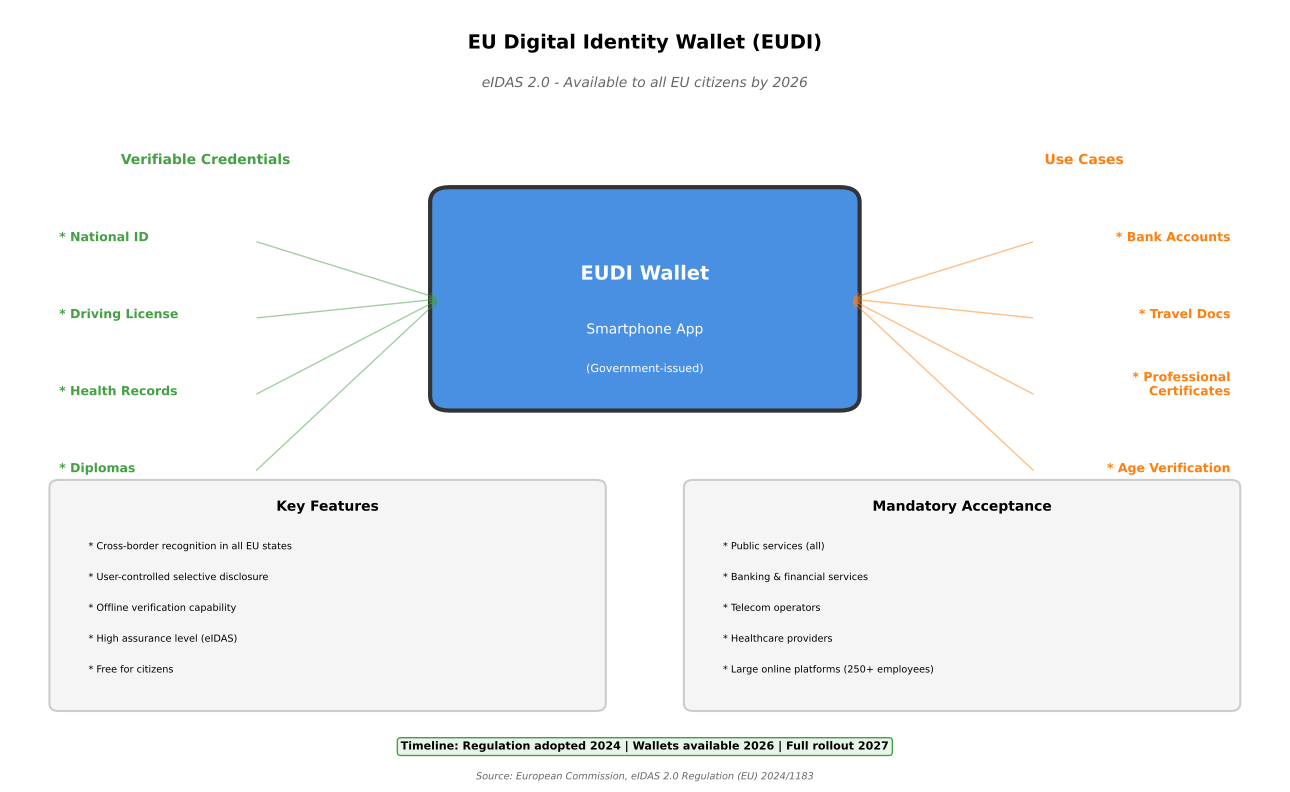

Write the Python code that produced this figure.
"""
EU Digital Identity Wallet (EUDI)
Shows the upcoming EU-wide digital identity wallet

Output: eu_digital_wallet.pdf
Module: module_01_fintech
Lesson: 6 - Digital Identity
"""

from pathlib import Path
import matplotlib.pyplot as plt
import matplotlib.patches as mpatches
import numpy as np

CHART_METADATA = {
    'title': 'EU Digital Identity Wallet',
    'module': 'module_01_fintech',
    'lesson': 6,
    'url': 'https://github.com/Digital-AI-Finance/digital-finance/tree/main/module_01_fintech/figures/eu_digital_wallet'
}

plt.rcParams.update({
    'font.size': 10,
    'axes.labelsize': 10,
})

def create_chart():
    """Create EU Digital Wallet diagram"""
    fig, ax = plt.subplots(figsize=(13, 8))
    ax.set_xlim(0, 13)
    ax.set_ylim(0, 10)
    ax.axis('off')

    # Title
    ax.text(6.5, 9.5, 'EU Digital Identity Wallet (EUDI)', fontsize=14, fontweight='bold', ha='center')
    ax.text(6.5, 9, 'eIDAS 2.0 - Available to all EU citizens by 2026', fontsize=10, ha='center',
           style='italic', color='#666666')

    # Central wallet icon
    wallet = mpatches.FancyBboxPatch((4.5, 5), 4, 2.5, boxstyle='round,pad=0.2',
                                      facecolor='#4A90E2', edgecolor='#333333', lw=3)
    ax.add_patch(wallet)
    ax.text(6.5, 6.5, 'EUDI Wallet', ha='center', fontsize=14, fontweight='bold', color='white')
    ax.text(6.5, 5.8, 'Smartphone App', ha='center', fontsize=10, color='white')
    ax.text(6.5, 5.3, '(Government-issued)', ha='center', fontsize=8, color='white')

    # Credentials that can be stored
    credentials = [
        ('National ID', 0.5, 7),
        ('Driving License', 0.5, 6),
        ('Health Records', 0.5, 5),
        ('Diplomas', 0.5, 4),
        ('Bank Accounts', 12.5, 7),
        ('Travel Docs', 12.5, 6),
        ('Professional\nCertificates', 12.5, 5),
        ('Age Verification', 12.5, 4),
    ]

    for cred, x, y in credentials:
        ha = 'left' if x < 6 else 'right'
        color = '#44A044' if x < 6 else '#FF7F0E'
        ax.text(x, y, f'* {cred}', ha=ha, fontsize=9, color=color, fontweight='bold')
        # Arrow to wallet
        if x < 6:
            ax.annotate('', xy=(4.4, 6.25), xytext=(2.5, y),
                       arrowprops=dict(arrowstyle='->', color=color, lw=1, alpha=0.5))
        else:
            ax.annotate('', xy=(8.6, 6.25), xytext=(10.5, y),
                       arrowprops=dict(arrowstyle='->', color=color, lw=1, alpha=0.5))

    ax.text(2, 8, 'Verifiable Credentials', ha='center', fontsize=10, fontweight='bold', color='#44A044')
    ax.text(11, 8, 'Use Cases', ha='center', fontsize=10, fontweight='bold', color='#FF7F0E')

    # Key features
    features = mpatches.FancyBboxPatch((0.5, 1), 5.5, 2.8, boxstyle='round,pad=0.1',
                                        facecolor='#F5F5F5', edgecolor='#CCCCCC', lw=1.5)
    ax.add_patch(features)
    ax.text(3.25, 3.5, 'Key Features', ha='center', fontsize=10, fontweight='bold')

    feature_list = [
        'Cross-border recognition in all EU states',
        'User-controlled selective disclosure',
        'Offline verification capability',
        'High assurance level (eIDAS)',
        'Free for citizens',
    ]
    for i, feat in enumerate(feature_list):
        ax.text(0.8, 3-i*0.4, f'* {feat}', fontsize=7)

    # Acceptance requirements
    accept = mpatches.FancyBboxPatch((7, 1), 5.5, 2.8, boxstyle='round,pad=0.1',
                                      facecolor='#F5F5F5', edgecolor='#CCCCCC', lw=1.5)
    ax.add_patch(accept)
    ax.text(9.75, 3.5, 'Mandatory Acceptance', ha='center', fontsize=10, fontweight='bold')

    accept_list = [
        'Public services (all)',
        'Banking & financial services',
        'Telecom operators',
        'Healthcare providers',
        'Large online platforms (250+ employees)',
    ]
    for i, item in enumerate(accept_list):
        ax.text(7.3, 3-i*0.4, f'* {item}', fontsize=7)

    # Timeline
    ax.text(6.5, 0.4, 'Timeline: Regulation adopted 2024 | Wallets available 2026 | Full rollout 2027',
           ha='center', fontsize=8, fontweight='bold',
           bbox=dict(boxstyle='round', facecolor='#E8F4EA', edgecolor='#44A044'))

    # Source
    fig.text(0.5, 0.02, 'Source: European Commission, eIDAS 2.0 Regulation (EU) 2024/1183',
            fontsize=7, ha='center', style='italic', color='#666666')

    plt.tight_layout()

    output_path = Path(__file__).parent / 'eu_digital_wallet.pdf'
    plt.savefig(output_path, format='pdf', dpi=300, bbox_inches='tight')
    plt.close()
    print(f"Chart saved to: {output_path}")
    return output_path

if __name__ == '__main__':
    create_chart()
